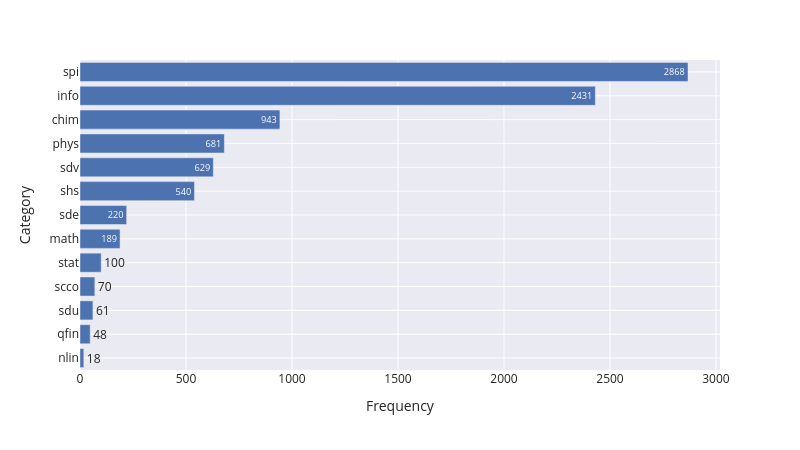

The cell this chart's notebook holds for it:
### Code cell
fig = px.bar(
    data_frame = categories.sort_values(ascending=True).reset_index(),
    y = "index",
    x = "count",
    text = "count",
    width=800,
    height=450
)
fig.update_layout(xaxis_title="Frequency",yaxis_title="Category")
save_fig(fig, 'top_10_most_frequent_categories.pdf')
show(fig)

### Figure 1 — Plotly figure (JSON) as saved in the notebook; plotly's stock layout.template omitted (floating-point values rounded to 4 significant figures)
{"data": [{"hovertemplate": "count=%{text}<br>index=%{y}<extra></extra>", "legendgroup": "", "marker": {"color": "rgb(76,114,176)", "pattern": {"shape": ""}}, "name": "", "orientation": "h", "showlegend": false, "text": [18.0, 48.0, 61.0, 70.0, 100.0, 189.0, 220.0, 540.0, 629.0, 681.0, 943.0, 2431.0, 2868.0], "textposition": "auto", "type": "bar", "x": [18, 48, 61, 70, 100, 189, 220, 540, 629, 681, 943, 2431, 2868], "xaxis": "x", "y": ["nlin", "qfin", "sdu", "scco", "stat", "math", "sde", "shs", "sdv", "phys", "chim", "info", "spi"], "yaxis": "y"}], "layout": {"barmode": "relative", "font": {"size": 12}, "height": 450, "legend": {"tracegroupgap": 0}, "margin": {"t": 60}, "width": 800, "xaxis": {"anchor": "y", "domain": [0, 1], "title": {"text": "Frequency"}}, "yaxis": {"anchor": "x", "domain": [0, 1], "title": {"text": "Category"}}}}
